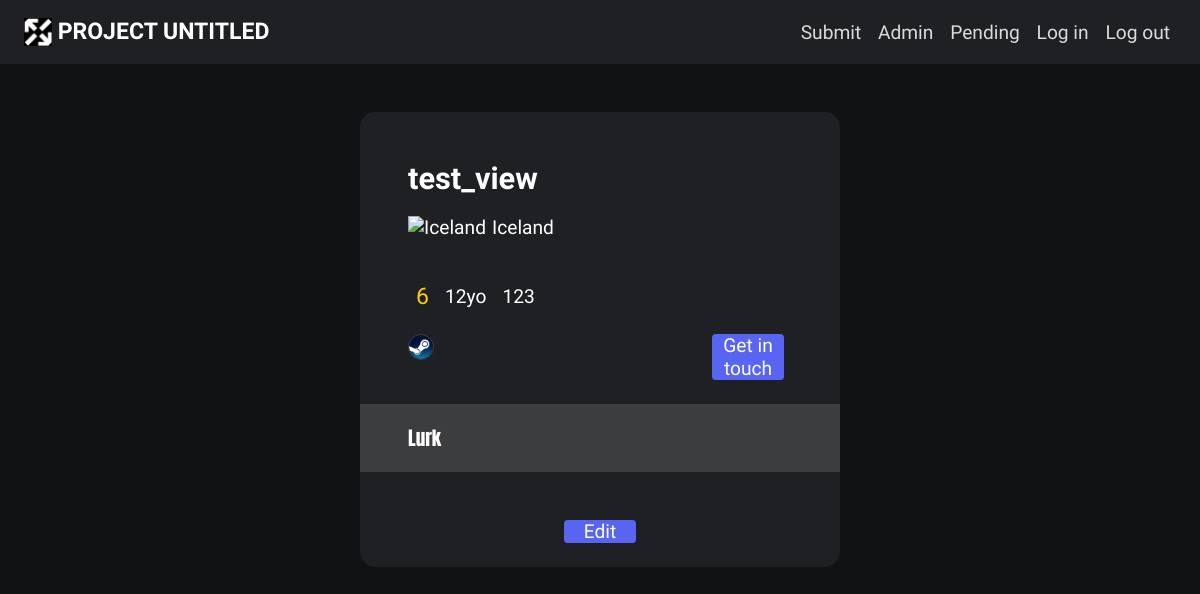
Before: /posts/35 (signed in) with the older database file.
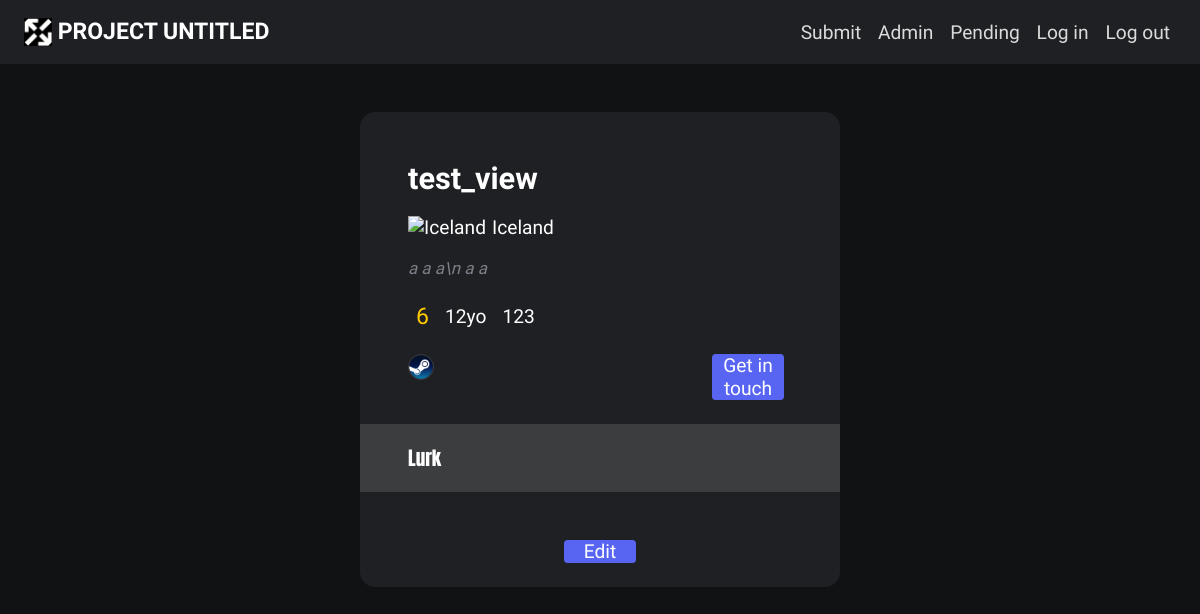
After: the same page with the newer database file.
### posts/models.py (models this page shows)
class Post(models.Model):
    role_choices = (('IGL', 'IGL'), ('Lurk', 'Lurk'), ('Support', 'Support'), ('Entry', 'Entry'),
                    ('AWP', 'AWP'), ('Secondary AWP', 'Secondary AWP'))
    tier_choices = (('1', '1'), ('2', '2'), ('3', '3'), ('4', '4'), ('5', '5'), ('6', '6'),
                    ('7', '7'), ('8', '8'), ('9', '9'), ('10', '10'))
    country_choices = (
        ('Albania', 'Albania'),
        ('Andorra', 'Andorra'),
        ('Austria', 'Austria'),
        ('Belarus', 'Belarus'),
        ('Belgium', 'Belgium'),
        ('Bosnia and Herzegovina', 'Bosnia and Herzegovina'),
        ('Bulgaria', 'Bulgaria'),
        ('Croatia', 'Croatia'),
        ('Cyprus', 'Cyprus'),
        ('Czech Republic', 'Czech Republic'),
        ('Denmark', 'Denmark'),
        ('Estonia', 'Estonia'),
        ('Finland', 'Finland'),
        ('France', 'France'),
        ('Germany', 'Germany'),
        ('Greece', 'Greece'),
        ('Hungary', 'Hungary'),
        ('Iceland', 'Iceland'),
        ('Ireland', 'Ireland'),
        ('Italy', 'Italy'),
        ('Kosovo', 'Kosovo'),
        ('Latvia', 'Latvia'),
        ('Liechtenstein', 'Liechtenstein'),
        ('Lithuania', 'Lithuania'),
        ('Luxembourg', 'Luxembourg'),
        ('Malta', 'Malta'),
        ('Moldova', 'Moldova'),
        ('Monaco', 'Monaco'),
        ('Montenegro', 'Montenegro'),
        ('Netherlands', 'Netherlands'),
        ('North Macedonia', 'North Macedonia'),
        ('Norway', 'Norway'),
        ('Poland', 'Poland'),
        ('Portugal', 'Portugal'),
        ('Romania', 'Romania'),
        ('Russia', 'Russia'),
        ('San Marino', 'San Marino'),
        ('Serbia', 'Serbia'),
        ('Slovakia', 'Slovakia'),
        ('Slovenia', 'Slovenia'),
        ('Spain', 'Spain'),
        ('Sweden', 'Sweden'),
        ('Switzerland', 'Switzerland'),
        ('Ukraine', 'Ukraine'),
        ('United Kingdom', 'United Kingdom'),
        ('Vatican City', 'Vatican City')
    )
    name = models.CharField(max_length=20)
    age = models.IntegerField()
    role = models.CharField(max_length=20, choices=role_choices)
    role2 = models.CharField(max_length=20, choices=role_choices, blank=True, null=True)
    role3 = models.CharField(max_length=20, choices=role_choices, blank=True, null=True)
    country = models.CharField(max_length=22, choices=country_choices)
    languages = models.CharField(max_length=56)
    team_experience = models.TextField(max_length=600, blank=True, null=True)
    tournament_experience = models.TextField(max_length=600, blank=True, null=True)
    faceit = models.URLField(max_length=100, blank=True, null=True)
    esportal = models.URLField(max_length=100, blank=True, null=True)
    esea = models.URLField(max_length=100, blank=True, null=True)
    discord = models.CharField(max_length=60)
    steam = models.URLField(max_length=100)
    verified = models.BooleanField(default=False)
    tier = models.CharField(max_length=20, choices=tier_choices, null=True, blank=True)

### posts/views.py (the view)
# urls.py: path('<int:pk>', views.details, name="details"),
def details(request, pk):
    current_user = request.user
    post = Post.objects.get(pk=pk)
    context = {"post": post,
               "user": current_user}
    return render(request, template_name="details.html", context=context)

### posts/templates/details.html (shortened to what this page needs)
{% extends 'base.html' %}
{% load static %}
{% block headers %}
<link rel="stylesheet" href="{% static 'css/details.css' %}">
{% endblock headers %}
{% block content %}
    <div class="container">
        <div class="card">
            <div class="name_div">{{post.name}}</div>
            <div class="country_div">
                <p class="flag"><img id="flag"></p>
                <p id="country">{{post.country}}</p>
            </div>
            <div class="experience_div">
                <p>{{post.team_experience}}</p>
            </div>
            <div class="more_info_div">
                <p class="tier tier-{{post.tier}}">{{post.tier}}</p>
                <p>{{post.age}}yo</p>
                <p>{{post.languages}}</p>
            </div>
            <div class="socials_div">
                <div>
                    <a href="{{post.steam}}" target="_blank"><img src="{% static 'images/steam.png' %}"></a>
                </div>
                <div class="discord_div"><button id='discord' data-discord="{{post.discord}}" title="{{post.discord}}" onclick="copy_discord()">Get in touch</button></div>
            </div>
            <div class="roles_div">
                <p id="role">{{post.role}} </p>
            </div>
            {% if user.is_authenticated %}
                <div class="button_div"><a href="{% url 'verify' post.id %}" id="edit-button"><button>Edit</button></a></div>
            {% endif %}
        </div>
    </div>
{% endblock %}

### templates/base.html (shortened to what this page needs)
{% load static %}
<!DOCTYPE html>
<head>
    <link rel="stylesheet" href="{% static 'css/base.css' %}">
    {% block headers %} {% endblock headers %}
</head>
<body>
    <header class="navbar">
        <div class="name">
            <a href="{% url 'home' %}" class="logo"><img class="logo_img" src="{% static 'images/logo.png' %}" alt="logo">PROJECT UNTITLED</a>
        </div>
        <div class="nav_buttons">
            <a href="{% url 'submit' %}" class="navbar-button">Submit</a>
            {% if request.user.is_superuser%}
                <a href="{% url 'admin:index' %}">Admin</a>
            {% endif %}
            {% if request.user.is_authenticated %}
                <a href="{% url 'pending' %}" class="navbar-button">Pending</a>
                {% if request.user.is_superuser%}
                    <a href="{% url 'login' %}">Log in</a>
                {% endif %}
                <a href="{% url 'logout' %}" class="navbar-button">Log out</a>
            {% endif %}
        </div>
    </header>
    {% block content %}
    {% endblock %}
</body>
</html>

### static/css/base.css (style rules this page uses)
body { margin: 0; font-family: 'Khand', sans-serif; font-size: 1.2em; background-color: var(--background); }
body * { color: var(--text); text-decoration: none; }
header { background-color: var(--main); height: 8vh; display: flex; align-items: center; justify-content: space-between; padding: 0 2vw 0 2vw; }
.nav_buttons > * { margin: 0.5vw; color: var(--navbar-text); transition: color 300ms ease-in-out; }
.name { font-size: 1.2em; font-weight: 800; font-family: 'Khand', sans-serif; display: inline-flex; align-items: center; }
.logo { display: flex; height: fit-content; text-align: center; align-items: center; }
.logo_img { height: 1.2em; width: 1.2em; margin-right: 0.5vw; }

### static/css/details.css (style rules this page uses)
.button_div { display: flex; justify-content: center; }
button { all: unset; text-align: center; width: 6vw; margin-top: 2vh; background-color: var(--button-colout); outline: inherit; border-radius: 0.2em; cursor: pointer; margin: 0 1vh 0 1vh; }
.tier { font-family: 'Khand'; font-size: 1.2em; }
.tier-6, .tier-7 { color: #ffcc00; }
img { width: 2vw; }
.container { width: 100%; height: 100%; display: flex; justify-content: center; align-items: center; }
.card { background-color: var(--main); width: 40vw; margin: 6vh; border-radius: 0.8em; transition: 300ms }
.name_div, .country_div, .experience_div, .more_info_div, .socials_div { margin: 0 6vh 0 6vh; }
.name_div { font-size: 1.6em; font-weight: 900; margin-top: 6vh; }
#role { margin-left: 6vh; }
.country_div { display: flex; }
.flag { margin-right: 0.5vw; }
.experience_div { font-style: italic; font-size: 0.88em; }
.experience_div * { margin-top: 0; color: var(--text3); overflow-wrap: break-word; }
.more_info_div { display: flex; align-items: center; }
.more_info_div * { margin: 1vh; max-width: 30vw; overflow-wrap: break-word; }
.socials_div { display: flex; justify-content: space-between; margin-top: 2vh; }
.socials_div img { border-radius: 1em; border: solid var(--text2) 1.6px; }
.roles_div { display: flex; background-color: var(--text2); margin: 3vh 0 6vh 0; }
.roles_div p { margin-left: 1vh; font-family: 'Anton', sans-serif; }
.button_div button { margin-bottom: 3vh; }

Changed rows visible on the page:
changed Post "test_view": team_experience (not shown) → "a a a\\n a a"
